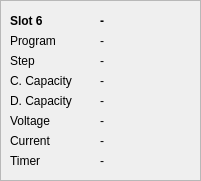
   <widget class="QFrame" name="frame_6">
    <property name="geometry">
     <rect>
      <x>1410</x>
      <y>370</y>
      <width>201</width>
      <height>181</height>
     </rect>
    </property>
    <property name="frameShape">
     <enum>QFrame::StyledPanel</enum>
    </property>
    <property name="frameShadow">
     <enum>QFrame::Raised</enum>
    </property>
    <widget class="QLabel" name="lbl_s6_chem_state">
     <property name="geometry">
      <rect>
       <x>100</x>
       <y>10</y>
       <width>91</width>
       <height>22</height>
      </rect>
     </property>
     <property name="font">
      <font>
       <weight>75</weight>
       <bold>true</bold>
      </font>
     </property>
     <property name="text">
      <string>-</string>
     </property>
    </widget>
    <widget class="QLabel" name="lbl_s6_program">
     <property name="geometry">
      <rect>
       <x>10</x>
       <y>30</y>
       <width>71</width>
       <height>22</height>
      </rect>
     </property>
     <property name="text">
      <string>Program</string>
     </property>
    </widget>
    <widget class="QLabel" name="ldl_s6_name">
     <property name="geometry">
      <rect>
       <x>10</x>
       <y>10</y>
       <width>51</width>
       <height>22</height>
      </rect>
     </property>
     <property name="font">
      <font>
       <weight>75</weight>
       <bold>true</bold>
      </font>
     </property>
     <property name="text">
      <string>Slot 6</string>
     </property>
    </widget>
    <widget class="QLabel" name="lbl_s6_program_state">
     <property name="geometry">
      <rect>
       <x>100</x>
       <y>30</y>
       <width>71</width>
       <height>22</height>
      </rect>
     </property>
     <property name="text">
      <string>-</string>
     </property>
    </widget>
    <widget class="QLabel" name="lbl_s6_step">
     <property name="geometry">
      <rect>
       <x>10</x>
       <y>50</y>
       <width>71</width>
       <height>22</height>
      </rect>
     </property>
     <property name="text">
      <string>Step</string>
     </property>
    </widget>
    <widget class="QLabel" name="lbl_s6_step_state">
     <property name="geometry">
      <rect>
       <x>100</x>
       <y>50</y>
       <width>71</width>
       <height>22</height>
      </rect>
     </property>
     <property name="text">
      <string>-</string>
     </property>
    </widget>
    <widget class="QLabel" name="lbl_s6_ccap">
     <property name="geometry">
      <rect>
       <x>10</x>
       <y>70</y>
       <width>91</width>
       <height>22</height>
      </rect>
     </property>
     <property name="text">
      <string>C. Capacity</string>
     </property>
    </widget>
    <widget class="QLabel" name="lbl_s6_ccap_state">
     <property name="geometry">
      <rect>
       <x>100</x>
       <y>70</y>
       <width>91</width>
       <height>22</height>
      </rect>
     </property>
     <property name="text">
      <string>-</string>
     </property>
    </widget>
    <widget class="QLabel" name="lbl_s6_voltage">
     <property name="geometry">
      <rect>
       <x>10</x>
       <y>110</y>
       <width>91</width>
       <height>22</height>
      </rect>
     </property>
     <property name="text">
      <string>Voltage</string>
     </property>
    </widget>
    <widget class="QLabel" name="lbl_s6_current">
     <property name="geometry">
      <rect>
       <x>10</x>
       <y>130</y>
       <width>91</width>
       <height>22</height>
      </rect>
     </property>
     <property name="text">
      <string>Current</string>
     </property>
    </widget>
    <widget class="QLabel" name="lbl_s6_timer">
     <property name="geometry">
      <rect>
       <x>10</x>
       <y>150</y>
       <width>91</width>
       <height>22</height>
      </rect>
     </property>
     <property name="text">
      <string>Timer</string>
     </property>
    </widget>
    <widget class="QLabel" name="lbl_s6_voltage_state">
     <property name="geometry">
      <rect>
       <x>100</x>
       <y>110</y>
       <width>91</width>
       <height>22</height>
      </rect>
     </property>
     <property name="text">
      <string>-</string>
     </property>
    </widget>
    <widget class="QLabel" name="lbl_s6_current_state">
     <property name="geometry">
      <rect>
       <x>100</x>
       <y>130</y>
       <width>91</width>
       <height>22</height>
      </rect>
     </property>
     <property name="text">
      <string>-</string>
     </property>
    </widget>
    <widget class="QLabel" name="lbl_s6_timer_state">
     <property name="geometry">
      <rect>
       <x>100</x>
       <y>150</y>
       <width>91</width>
       <height>22</height>
      </rect>
     </property>
     <property name="text">
      <string>-</string>
     </property>
    </widget>
    <widget class="QLabel" name="lbl_s6_dcap">
     <property name="geometry">
      <rect>
       <x>10</x>
       <y>90</y>
       <width>91</width>
       <height>22</height>
      </rect>
     </property>
     <property name="text">
      <string>D. Capacity</string>
     </property>
    </widget>
    <widget class="QLabel" name="lbl_s6_dcap_state">
     <property name="geometry">
      <rect>
       <x>100</x>
       <y>90</y>
       <width>91</width>
       <height>22</height>
      </rect>
     </property>
     <property name="text">
      <string>-</string>
     </property>
    </widget>
   </widget>
